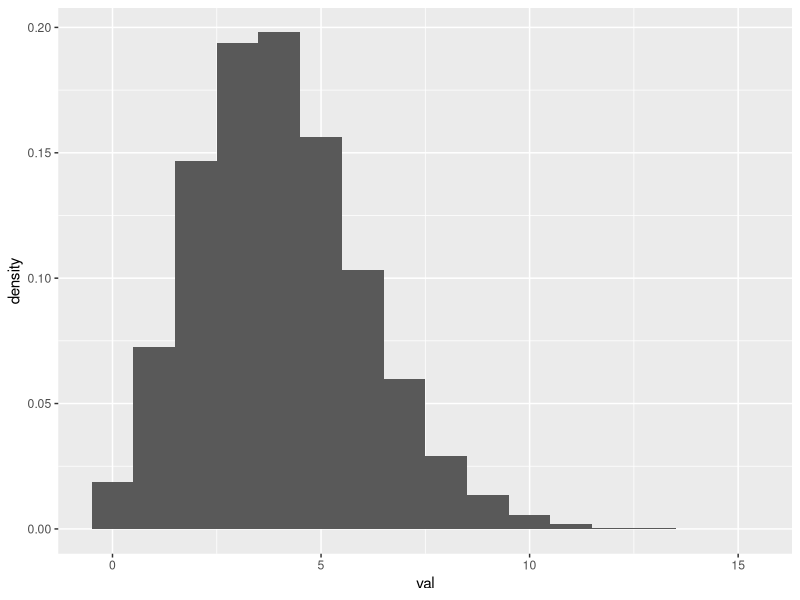
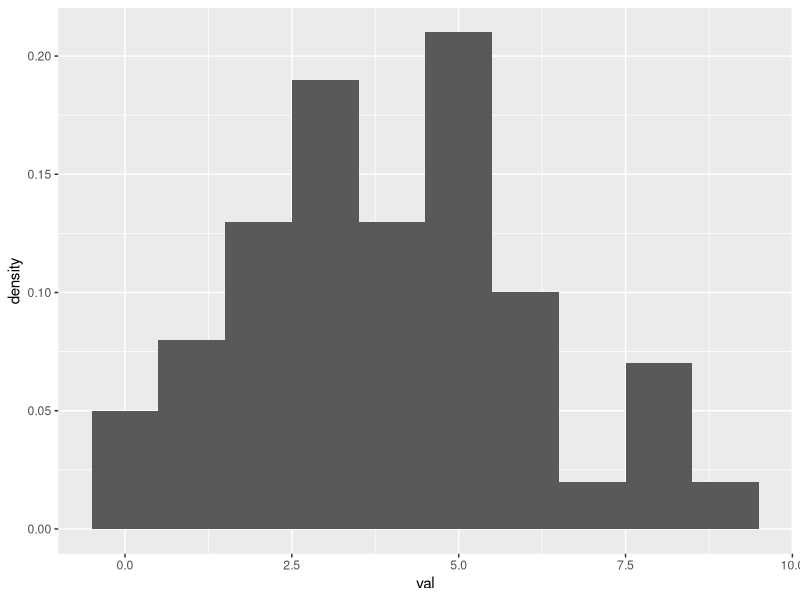
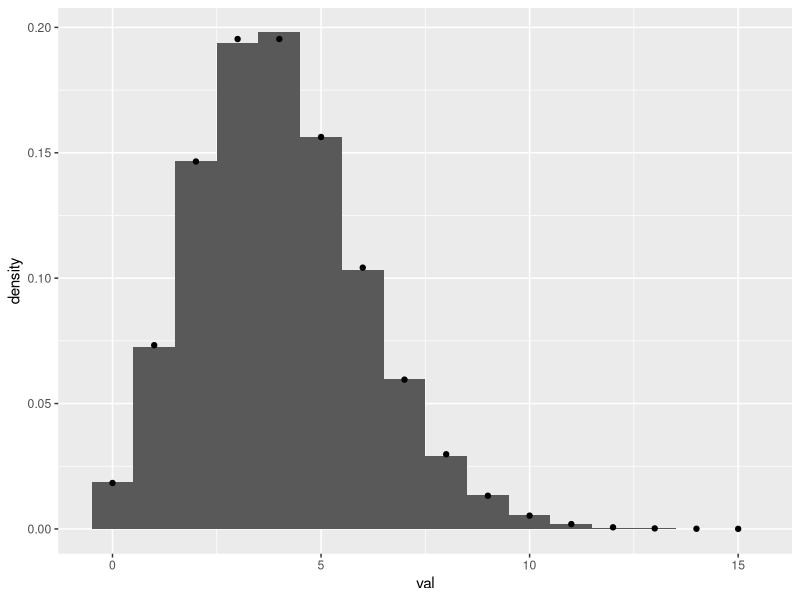
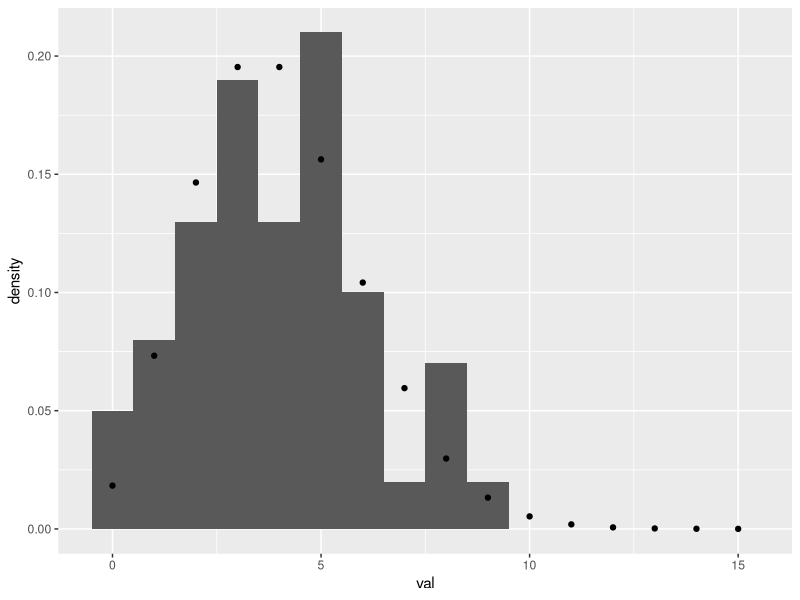
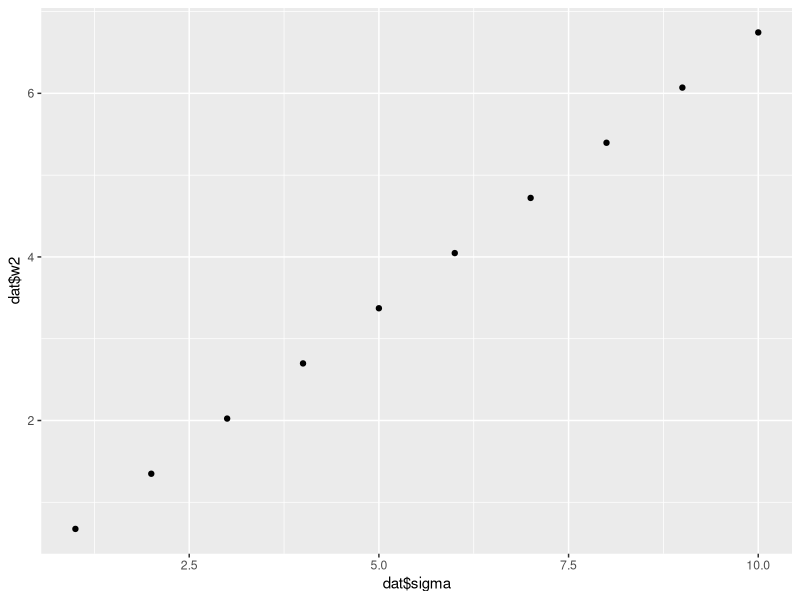
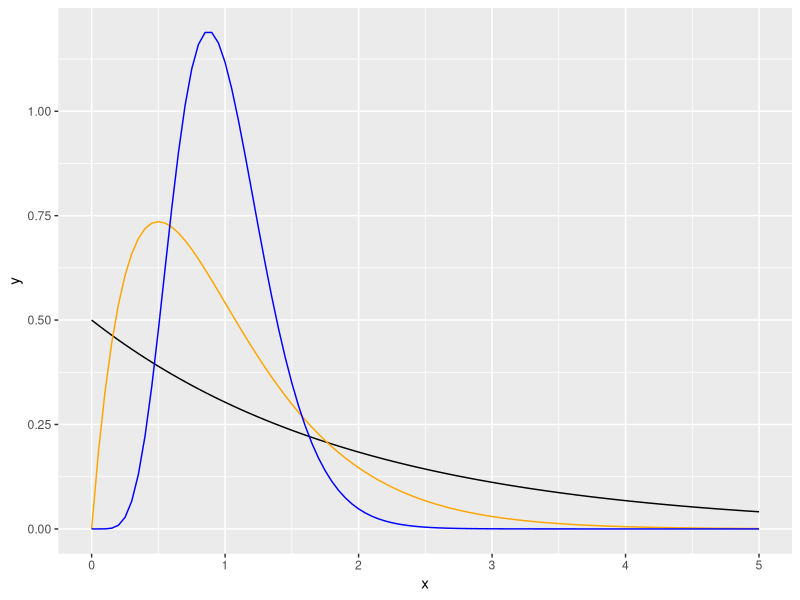
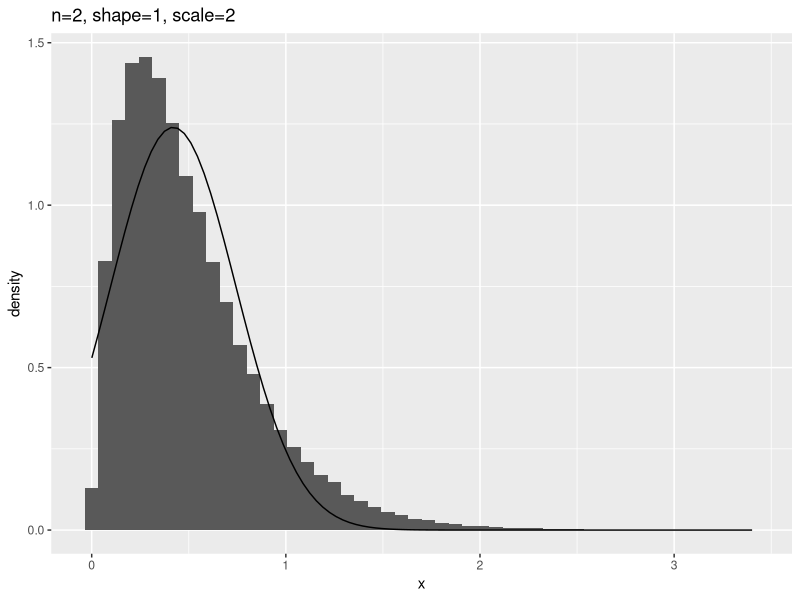
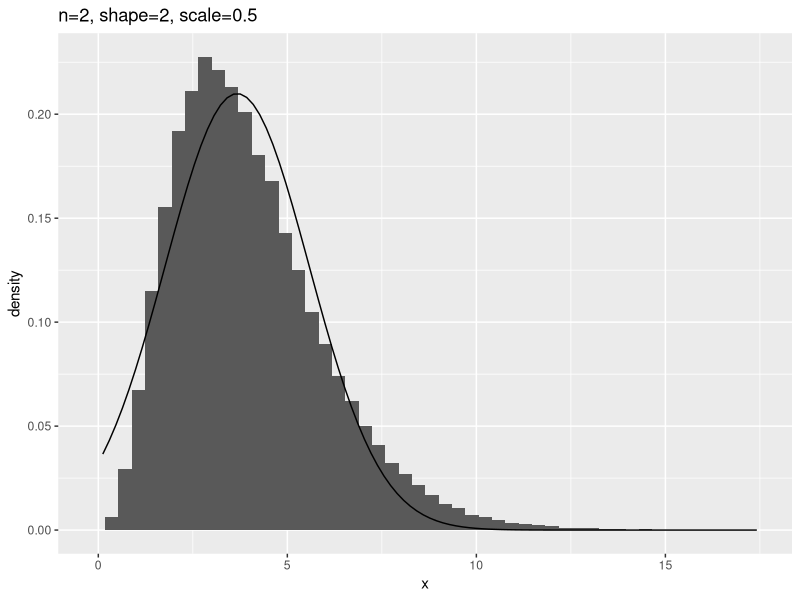

These figures' R source, in order:
## ---- chunk 1
knitr::opts_chunk$set(echo = TRUE)
library(tidyverse)
library(knitr)
## ---- chunk 2
set.seed(7654321)
samp <- rpois(100000,4) 
dat<-data.frame((val=samp))
myplot<-ggplot(data=dat,aes(x=val))+geom_histogram(aes(y=stat(density)), binwidth = 1)
myplot

set.seed(7654321)
samp.smaller<-rpois(100, 4)
dat.smaller<-data.frame(val=samp.smaller)
myplot.smaller<-ggplot(data=dat.smaller, aes(x=val)) + geom_histogram(aes(y=stat(density)),binwidth = 1)
myplot.smaller

## ---- chunk 3
in.theory<-data.frame(x=0:max(samp))
in.theory$y<-dpois(in.theory$x,lambda = 4)

my.plot.better<-myplot+geom_point(data=in.theory,aes(x=x,y=y))
my.plot.better

my.plot.smaller.better<-myplot.smaller+geom_point(data=in.theory,aes(x=x,y=y))
my.plot.smaller.better

## ---- chunk 4
sigmas<-1:10
w<-qnorm(0.75, sd=1:10)

dat<-data.frame(sigma=sigmas, w2=qnorm(0.75, sd=1:10))
qplot(dat$sigma, dat$w2)

qnorm(0.90)
qnorm(0.1)

qnorm(0.75, 10)
## ---- chunk 5
dat.plot<-data.frame(x=c(0,5))
ggplot(dat.plot,aes(x=x))+
  stat_function(fun=dgamma,args=list(shape=1,scale=2))+
  stat_function(fun=dgamma,args=list(shape=2,scale=.5),color="orange")+
  stat_function(fun=dgamma,args=list(shape=8,scale=.125),color="blue")

## ---- chunk 6

ns<-rep(c(2,5,20),times=c(3,3,3))
shapes<-rep(c(1,2,8),times=3)
scales<-rep(c(2,.5,.125),times=3)

dat.params<-data.frame(ns,shapes,scales)
## ---- chunk 7
val.mat<-matrix(rep(NA,100000*nrow(dat.params)),
                ncol=nrow(dat.params))
## ---- chunk 8
set.seed(123456)
for(i in 1:nrow(dat.params)){
  # Generate a matrix with 100,000 rows of n  
  # random values from a gamma distribution where the value of n
  # and of the shape and scale of the gamma distribution come from the 
  # ith row of dat.params.
  samp.mat<-matrix(rgamma(dat.params$ns[i]*100000,dat.params$shapes[i],
                          dat.params$scales[i]),nrow=100000)
  # take the mean of each row and store the result in val.mat
  val.mat[,i]=apply(samp.mat,1,mean)
}
## ---- chunk 9
val.stats<-function(x){
  return(c(median(x),quantile(x,.75)-quantile(x,.25)))
}
## ---- chunk 10
params<-apply(val.mat,2,val.stats)
## ---- chunk 11
for(i in 1:ncol(val.mat)){
  dat.temp<-data.frame(x=val.mat[,i])
  g<-ggplot(dat.temp,aes(x=x))+
    geom_histogram(aes(y=stat(density)),bins=50)+
    labs(title=str_c("n=",dat.params$ns[i],", shape=",
                     dat.params$shapes[i],
                     ", scale=",round(dat.params$scales[i],2)))+
    stat_function(fun=dnorm,args=list(mean=params[1,i],
                          sd=params[2,i]/(2*qnorm(.75))))
  print(g)
}



## ---- chunk 12
ns<-c(10,50,1000)
ps<-c(.5,.1,.01)
dat.samp<-data.frame(ns=rep(ns,times=rep(length(ps), length(ns))),ps=rep(ps,times=length(ns)))

set.seed(7899)
val.mat2<-matrix(rep(NA,100000*nrow(dat.samp)),ncol=nrow(dat.samp))

for(i in 1:nrow(dat.samp)){
  val.mat2[,i]<-rbinom(100000,dat.samp$ns[i],dat.samp$ps[i])/dat.samp$ns[i]
}

m.iqr<-apply(val.mat2,2,val.stats)

for(i in 1:ncol(m.iqr)){
  dat.temp<-data.frame(val=val.mat2[,i])
    
    g <- ggplot(dat.temp,aes(x=val))
    g<-g+geom_histogram(aes(y=stat(density)), binwidth = 1/dat.samp$ns[i])
    g<-g+labs(title=str_c("n=",dat.samp$ns[i],", p=",dat.samp$ps[i]))
    if(m.iqr[2,i]>0){
      g<-g+stat_function(fun=dnorm, colour='red', args = list(mean = m.iqr[1,i], sd = m.iqr[2,i]/(2*qnorm(0.75))))
    }
    print(g)
  }

